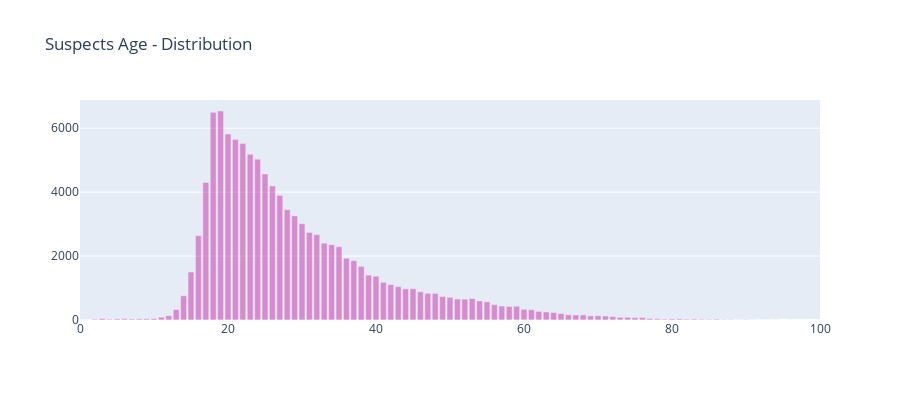

The notebook cell saved with this chart:
### Markdown cell above
## 2.4 Explore data  
### a. Data transforming

### Code cell
def get_user_mapping(txt):
    if txt == "NA":
        return {}
    mapping = {}
    for d in txt.split("||"):
        try:
            key = d.split("::")[0]
            val = d.split("::")[1]
            if key not in mapping:
                mapping[key] = val
        except:
            pass
    return mapping

Gun_Violence_2013_2018['participant_type'] = Gun_Violence_2013_2018['participant_type'].fillna("NA")
Gun_Violence_2013_2018['participant_type_map'] = Gun_Violence_2013_2018['participant_type'].apply(lambda x : get_user_mapping(x))
Gun_Violence_2013_2018['participant_age'] = Gun_Violence_2013_2018['participant_age'].fillna("NA")
Gun_Violence_2013_2018['participant_age_map'] = Gun_Violence_2013_2018['participant_age'].apply(lambda x : get_user_mapping(x))
Gun_Violence_2013_2018['participant_gender'] = Gun_Violence_2013_2018['participant_gender'].fillna("NA")
Gun_Violence_2013_2018['participant_gender_map'] = Gun_Violence_2013_2018['participant_gender'].apply(lambda x : get_user_mapping(x))

## Finding the Suspect Age Groups
suspect_age_groups = {}
for i, row in Gun_Violence_2013_2018.iterrows():
    suspects = []
    for k,v in row['participant_type_map'].items():
        if "suspect" in v.lower():
            suspects.append(k)
    for suspect in suspects:
        if suspect in row['participant_age_map']:
            ag = row['participant_age_map'][suspect]
            if ag not in suspect_age_groups:
                suspect_age_groups[ag] = 0 
            else:
                suspect_age_groups[ag] += 1

# suspect_age_groups = dict(sorted(suspect_age_groups.items()))
trace1 = go.Bar(x=list(map(int,suspect_age_groups.keys())), y=list(suspect_age_groups.values()), opacity=0.75, name="month", marker=dict(color='rgba(200, 20, 160, 0.6)'))
layout = dict(height=400, title='Suspects Age - Distribution', xaxis=dict(range=[0, 100]), legend=dict(orientation="h"));
fig = go.Figure(data=[trace1], layout=layout)
iplot(fig)

### Figure 1 — Plotly figure (JSON) as saved in the notebook; plotly's stock layout.template omitted (floating-point values rounded to 4 significant figures)
{"data": [{"marker": {"color": "rgba(200, 20, 160, 0.6)"}, "name": "month", "opacity": 0.75, "type": "bar", "x": [25, 31, 33, 47, 15, 48, 29, 24, 18, 19, 22, 23, 68, 20, 41, 17, 64, 21, 43, 28, 27, 55, 37, 39, 32, 35, 42, 30, 59, 44, 40, 72, 26, 34, 16, 56, 51, 45, 38, 36, 12, 13, 63, 58, 52, 49, 70, 46, 88, 54, 61, 66, 71, 14, 69, 53, 50, 60, 80, 4, 75, 67, 10, 62, 57, 76, 74, 73, 81, 83, 11, 9, 3, 65, 86, 6, 7, 84, 2, 5, 82, 79, 90, 8, 87, 93, 89, 85, 77, 78, 94, 96, 98, 91, 1, 0, 92, 311], "y": [4569, 2740, 2404, 835, 1500, 833, 3257, 5030, 6496, 6539, 5519, 5186, 158, 5817, 1179, 4302, 233, 5651, 1046, 3451, 3898, 569, 1857, 1404, 2671, 2292, 1108, 3010, 431, 974, 1370, 105, 4193, 2356, 2640, 479, 658, 980, 1678, 1932, 134, 329, 253, 424, 652, 736, 132, 881, 11, 597, 319, 165, 123, 759, 129, 672, 708, 334, 35, 25, 74, 156, 47, 269, 437, 78, 83, 83, 36, 29, 86, 37, 45, 203, 27, 40, 30, 23, 25, 35, 28, 28, 12, 36, 14, 2, 6, 21, 44, 38, 3, 1, 0, 4, 2, 0, 1, 0]}], "layout": {"height": 400, "legend": {"orientation": "h"}, "title": {"text": "Suspects Age - Distribution"}, "xaxis": {"range": [0, 100]}}}
